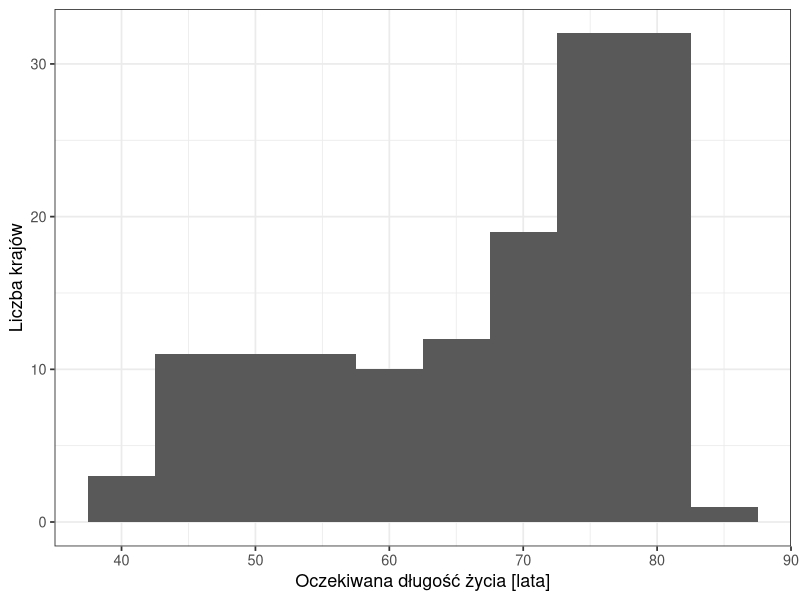

Write R code to recreate this figure.
## ---- chunk 1
#| message: false
# przygotowanie danych do przykładu
library(tidyverse)
dane <- read.csv("dane/gapminder_regions.csv", encoding = "UTF-8") |>
  mutate(across(where(is.character), as.factor))
dane2007 <- dane |>
  filter(year == 2007)
## ---- chunk 2
#| label: tbl-q-kontynenty
#| tbl-cap: "Liczba krajów i średnia oczekiwana długość życia według kontynentu, 2007"
# tabela z podpisem: etykieta z prefiksem tbl- i opcja tbl-cap
dane2007 |>
  group_by(kontynent) |>
  summarise(n = n(), srednia = round(mean(lifeExp), 1)) |>
  knitr::kable(col.names = c("Kontynent", "Liczba krajów", "Średnia [lata]"))
## ---- chunk 3
#| label: fig-q-histogram
#| fig-cap: "Rozkład oczekiwanej długości życia, 142 kraje, 2007"
# rycina z podpisem: etykieta z prefiksem fig- i opcja fig-cap
ggplot(dane2007, aes(x = lifeExp)) +
  geom_histogram(binwidth = 5) +
  labs(x = "Oczekiwana długość życia [lata]", y = "Liczba krajów") +
  theme_bw(base_size = 13)
